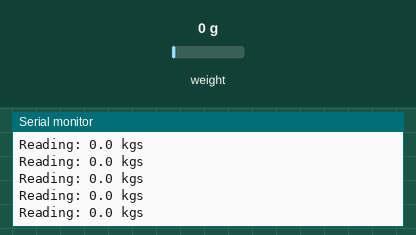
Simulated run of this sketch. Board: Arduino Uno, built with avr-gcc and run on an emulated ATmega328P. On the bench: the last lines printed to the serial monitor. The test bench sets the inputs (shaded band); at power-on: weight on the scale 0 g.

Above: at 2.2 s.
2.3 s: weight on the scale set to 100 g
At 2.32 s:
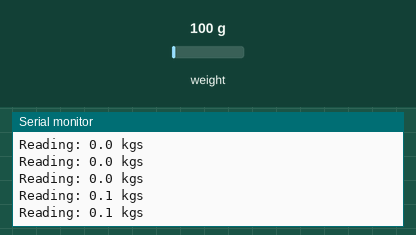
5.3 s: weight on the scale set to 1250 g
At 5.34 s:
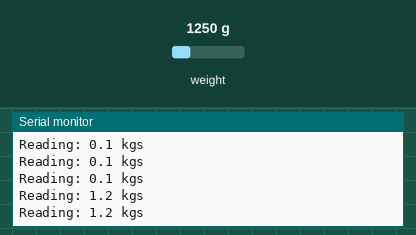
Timing chart, 0 to 8.3 s (numbered marks = the images above; inputs shaded):
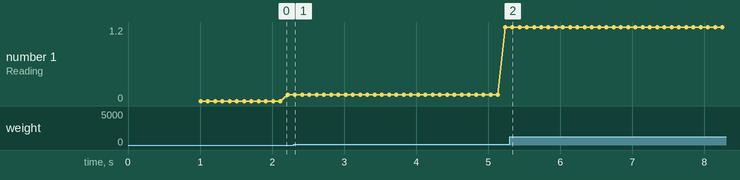

The sketch:

SparkFun_HX711_Example.ino
```cpp
// (licence header left out)
#include "HX711.h"

#define calibration_factor -7050.0 //This value is obtained using the SparkFun_HX711_Calibration sketch

#define DOUT  2
#define CLK  3

HX711 scale(DOUT, CLK);

void setup() {
  Serial.begin(9600);
  Serial.println("HX711 scale demo");

  scale.set_scale(calibration_factor); //This value is obtained by using the SparkFun_HX711_Calibration sketch
  scale.tare();	//Assuming there is no weight on the scale at start up, reset the scale to 0

  Serial.println("Readings:");
}

void loop() {
  Serial.print("Reading: ");
  Serial.print(scale.get_units(), 1); //scale.get_units() returns a float
  Serial.print(" kgs"); //You can change this to kg but you'll need to refactor the calibration_factor
  Serial.println();
}
```

Measured:
- after the input at 2.3 s, the serial monitor: prints a new line at once (image 1)
- after the input at 5.3 s, the serial monitor: prints a new line at once (image 2)
- plotted number 1: 0.1 → 1.2 after the input at 2.3 s
